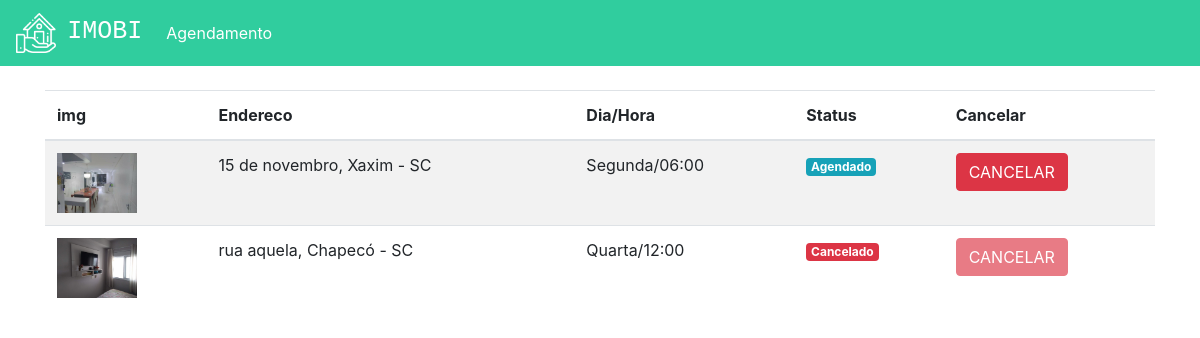
The app's page /agendamentos (signed in) with its own data.
### plataforma/models.py (models this page shows, shortened)
class Visitas(models.Model):
    choices = (('S', 'Segunda'),
                ('T', 'Terça'),
                ('Q', 'Quarta'),
                ('QI', 'Quinta'),
                ('SE', 'Sexta'),
                ('SA', 'Sabado'),
                ('D', 'Domingo'))
    choices_status = (('A', 'Agendado'),
                      ('F', 'Finalizado'),
                      ('C', 'Cancelado'))
    imovel = models.ForeignKey(Imovei, on_delete=models.DO_NOTHING)
    usuario = models.ForeignKey(User, on_delete=models.DO_NOTHING)
    dia = models.CharField(max_length=20)
    horario = models.TimeField()
    status = models.CharField(max_length=1, choices=choices_status, default="A")

class Imovei(models.Model):
    choices = (('V', 'Venda'),
               ('A', 'Aluguel'))
    choices_imovel = (('A', 'Apartamento'),
                      ('C', 'Casa'))
    choices_disponibilidade = (('A', 'Alugado'),
                      ('C', 'Comprado'),
                      ('D', 'Disponível'))
    imagens = models.ManyToManyField(Imagem)
    valor = models.FloatField()
    quartos = models.IntegerField()
    tamanho = models.FloatField()
    cidade = models.ForeignKey(Cidade, on_delete=models.DO_NOTHING)
    rua = models.CharField(max_length=50)
    tipo = models.CharField(max_length=1, choices=choices)
    tipo_imovel = models.CharField(max_length=1, choices=choices_imovel)
    numero = models.IntegerField()
    descricao = models.TextField()
    dias_visita = models.ManyToManyField(DiasVisita)
    horarios = models.ManyToManyField(Horario)
    bairro = models.CharField(max_length=50)
    disponibilidade = models.CharField(max_length=1, default='D', choices=choices_disponibilidade)

class Imagem(models.Model):
    img = models.ImageField(upload_to='img')
    def __str__(self) -> str:
        return self.img.url

class Cidade(models.Model):
    nome = models.CharField(max_length=30)
    def __str__(self) -> str:
        return self.nome

### plataforma/views.py (the view)
# urls.py: path('agendamentos', views.agendamentos, name="agendamentos"),
def agendamentos(request):
    visitas = Visitas.objects.filter(usuario = request.user)
    return render(request, "agendamentos.html", {'visitas': visitas})

### plataforma/templates/agendamentos.html (shortened to what this page needs)
{% extends 'base.html' %}
{% load static %}
{% block 'head' %}
<link rel="stylesheet" href="{% static 'plataforma/css/home.css' %}">
{% endblock  %}
{% block 'body' %}
    <div class="container">
        <br>
        <table class="table table-striped">
        <thead>
            <tr>
                <th scope="col">img</th>
                <th scope="col">Endereco</th>
                <th scope="col">Dia/Hora</th>
                <th scope="col">Status</th>
                <th scope="col">Cancelar</th>
            </tr>
        </thead>
        <tbody>
            {% for visita in visitas %}
                <tr>
                    <th><img width="80" src="{{visita.imovel.imagens.all.0}}"></th>
                    <td>{{visita.imovel.rua}}, {{visita.imovel.cidade}}</td>
                    <td>{{visita.dia}}/{{visita.horario}}</td>
                    <td>
                        {% if visita.status == "A" %}
                            <span class="badge badge-info">Agendado</span>
                        {% endif %}
                        {% if visita.status == "C" %}
                            <span class="badge badge-danger">Cancelado</span>
                        {% endif %}
                    </td>
                    <td>
                        {% if visita.status == "A" %}
                            <a href="{% url 'cancelar_agendamento' visita.id %}" class="btn btn-danger">CANCELAR</a>
                        {% else %}
                            <a href="{% url 'cancelar_agendamento' visita.id %}" class="btn btn-danger disabled">CANCELAR</a>
                        {% endif %}
                    </td>
                </tr>
            {% endfor %}
        </tbody>
    </table>
    </div>
{% endblock  %}

### templates/base.html (shortened to what this page needs)
{% load static %}
<!DOCTYPE html>
<html lang="pt-BR">
  <head>
    {% block 'head' %}{% endblock %}
    <link
      rel="stylesheet"
      href="https://cdn.jsdelivr.net/npm/bootstrap@4.6.1/dist/css/bootstrap.min.css"
    />
  </head>
  <body>
    {% if user.is_authenticated %}
      <nav class="navbar navbar-expand-lg navbar-dark bg_navbar">
        <a class="navbar-brand" href="{% url 'home' %}">
					<img width="40" src="{% static 'autenticacao/img/logo.png' %}">
							&nbsp<h3 class="font_logo">IMOBI</h3></a>
        <div class="collapse navbar-collapse" id="navbarNav">
          <ul class="navbar-nav">
            <li class="nav-item active">
              <a class="nav-link" href="{% url 'agendamentos' %}">Agendamento</a>
            </li>
          </ul>
        </div>
      </nav>
    {% endif %}
    {% block 'body' %}{% endblock %}
  </body>
</html>

### templates/static/plataforma/css/home.css (style rules this page uses)
.bg_navbar { background-color: #30CD9E; }
.font_logo { font-family: 'Courier New', Courier, monospace; font-size: 25px; display: inline; }

### records on screen
Visitas: imovel.imagens.all.0 (picture), imovel.rua "15 de novembro", imovel.cidade "Xaxim - SC", dia "Segunda", horario "06:00", status "Agendado"
Visitas: imovel.imagens.all.0 (picture), imovel.rua "rua aquela", imovel.cidade "Chapecó - SC", dia "Quarta", horario "12:00", status "Cancelado"
